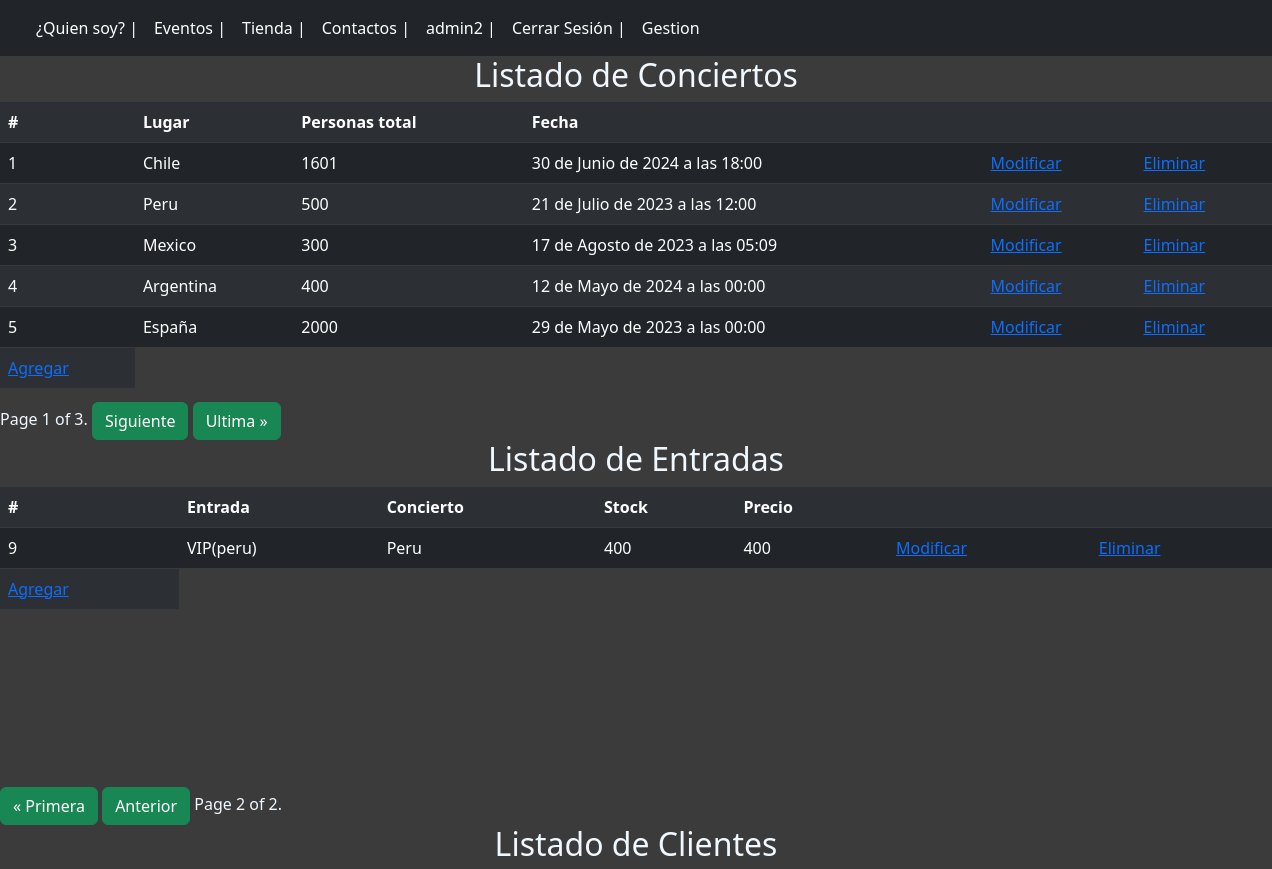
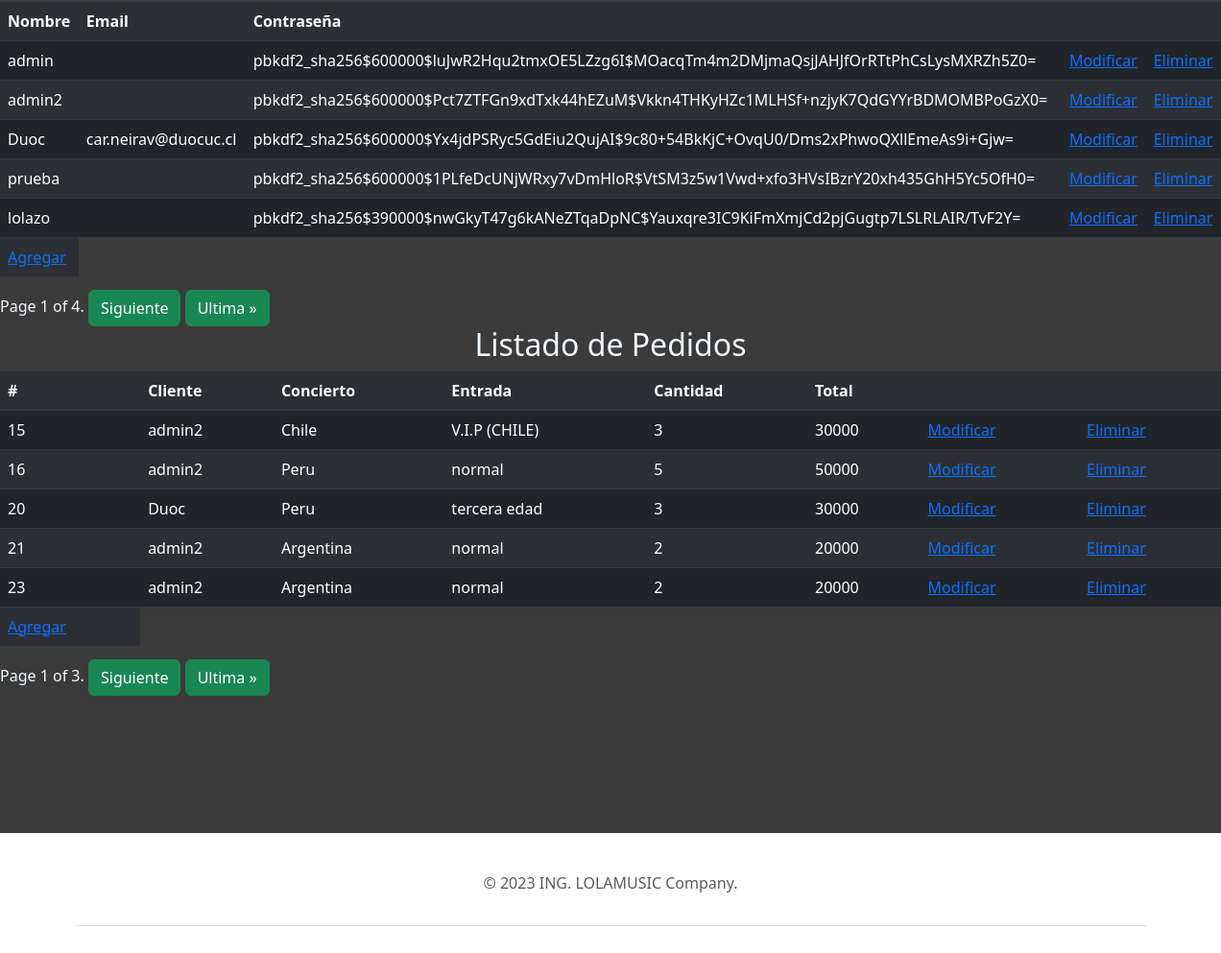
/Gestion/?page_e=2 (signed in), run on the app's committed database (2 pictures, top to bottom).
### core/models.py (models this page shows, shortened)
class Concierto(models.Model):
    id = models.AutoField(primary_key=True)
    lugar = models.CharField(max_length=100,null=False)
    personas_total = models.IntegerField(null=False,validators=[MinValueValidator(0)])
    fecha = models.DateTimeField(null=False)
    def __str__(self):
        return self.lugar

class Entrada(models.Model):
    id = models.AutoField(primary_key=True)
    tipo_entrada = models.CharField(null=False,max_length=200)
    conciert = models.ForeignKey(Concierto,null=False, on_delete=CASCADE)
    stock = models.IntegerField(null=False,validators=[MinValueValidator(0)])
    precio = models.IntegerField(null=False,validators=[MinValueValidator(0)])
    def __str__(self):
        return self.tipo_entrada

class Pedido(models.Model):
    id = models.AutoField(primary_key=True)
    cliente = models.ForeignKey(User,null=False, on_delete=CASCADE)
    Concierto = models.ForeignKey(Concierto,null=False, on_delete=CASCADE)
    entrada = models.ForeignKey(Entrada,null=False, on_delete=CASCADE)
    cantidad = models.IntegerField(null=False,validators=[MinValueValidator(0)])
    objeto_p = Entrada.objects.first()
    precio = Entrada.objects.get(pk=objeto_p.pk).precio
    def total(self):
            resultado = self.precio * self.cantidad
            return resultado

### core/views.py (the view)
# urls.py: path('Gestion/', Gestion, name="Gestion"),
@permission_required('app.add_concierto')
def Gestion(request):
    concierto = Concierto.objects.all()
    Pag_Concierto = Paginator(concierto,5)
    pag_number_C = request.GET.get('page_c')
    concierto = Pag_Concierto.get_page(pag_number_C)
    entrada = Entrada.objects.all()
    Pag_Entrada = Paginator(entrada,5)
    pag_number_E = request.GET.get('page_e')
    entrada = Pag_Entrada.get_page(pag_number_E)
    cliente = User.objects.all()
    Pag_cliente = Paginator(cliente,5)
    pag_number_Cli = request.GET.get('page_cli')
    cliente = Pag_cliente.get_page(pag_number_Cli)
    pedido = Pedido.objects.all()
    Pag_pedido = Paginator(pedido,5)
    pag_number_p = request.GET.get('page_p')
    pedido = Pag_pedido.get_page(pag_number_p)
    data = {
            'Concierto':concierto,
            'Entrada':entrada,
            'Cliente':cliente,
            'Pedido':pedido
    }
    return render(request, 'core/Gestion.html',data)

### core/templates/core/Gestion.html (shortened to what this page needs)
{% extends 'core/base.html' %}
    {% load static %}
    {% block css %}
    <link rel="stylesheet" href="{% static 'core/'%}css/estilo.css">
    <link href="https://cdn.jsdelivr.net/npm/bootstrap@5.3.0-alpha2/dist/css/bootstrap.min.css" rel="stylesheet">
    {% endblock %}
    {% block javaScri %}
      <link rel="stylesheet" href="{% static 'core/'%}js/scrpit.js">
      <link href="https://cdn.jsdelivr.net/npm/bootstrap@5.3.0-alpha2/dist/css/bootstrap.min.css" rel="stylesheet">
    {% endblock %}
{% block body %}
    <center>
        <h2  style="color:aliceblue">Listado de Conciertos</h2>
        <div style="height: 300px;">
            <table class="table table-dark table-striped">
                <tr>
                    <th scope="col">#</th>
                    <th scope="col">Lugar</th>
                    <th scope="col">Personas total</th>
                    <th scope="col">Fecha</th>
                    <th scope="col"></th>
                    <th scope="col"></th>
                </tr>
                {% for i in Concierto %}
                <tr>
                    <td> {{i.id}} </td>
                    <td> {{i.lugar}} </td>
                    <td> {{i.personas_total}} </td>
                    <td> {{i.fecha}} </td>
                    <td><a href="{% url 'ModificarConcierto' i.id %}">Modificar</a></td>
                    <td><a href="{% url 'EliminarC' i.id %}">Eliminar</a></td>
                </tr>
                {% endfor %}
                <tr>
                    <td><a href="{% url 'CrearConcierto' %}">Agregar</a></td>
                </tr>
            </table>
        </div>
            <div class="pagination">
                    <span class="step-links ">
                        <span class="current" style="color:aliceblue">
                            Page {{ Concierto.number }} of {{ Concierto.paginator.num_pages }}.
                        </span>
                        {% if Concierto.has_next %}
                            <a type="button" class="btn btn-success" href="?page_c={{ Concierto.next_page_number }}">Siguiente</a>
                            <a type="button" class="btn btn-success" href="?page_c={{ Concierto.paginator.num_pages }}">Ultima &raquo;</a>
                        {% endif %}
                    </span>
            </div>
        <h2 id="concierto_table" style="color:aliceblue">Listado de Entradas</h2>
        <div style="height: 300px;">
            <table class="table table-dark table-striped">
                <tr>
                    <th scope="col">#</th>
                    <th scope="col">Entrada</th>
                    <th scope="col">Concierto</th>
                    <th scope="col">Stock</th>
                    <th scope="col">Precio</th>
                    <th scope="col"></th>
                    <th scope="col"></th>
                </tr>
                {% for i in Entrada %}
                <tr>
                    <td> {{i.id}} </td>
                    <td> {{i.tipo_entrada}} </td>
                    <td> {{i.conciert}} </td>
                    <td> {{i.stock}} </td>
                    <td> {{i.precio}} </td>
                    <td><a href="{% url 'ModificarEntrada' i.id %}">Modificar</a></td>
                    <td><a href="{% url 'EliminarE' i.id %}">Eliminar</a></td>
                </tr>
                {% endfor %}
                <tr>
                    <td><a href="{% url 'CrearEntrada' %}">Agregar</a></td>
                </tr>
            </table>
        </div>
            <div class="pagination">
                <span class="step-links ">
                    {% if Entrada.has_previous %}
                        <a type="button" class="btn btn-success"  href="?page_e=1">&laquo; Primera </a>
                        <a type="button" class="btn btn-success" href="?page_e={{ Entrada.previous_page_number }},concierto_table">Anterior</a>
                    {% endif %}
                    <span class="current" style="color:aliceblue">
                        Page {{ Entrada.number }} of {{ Entrada.paginator.num_pages }}.
                    </span>
                </span>
            </div>
        <h2 style="color:aliceblue">Listado de Clientes</h2>
        <div style="height: 300px;">
            <table class="table table-dark table-striped">
                <tr>
                    <th scope="col">Nombre</th>
                    <th scope="col">Email</th>
                    <th scope="col">Contraseña</th>
                    <th scope="col"></th>
                    <th scope="col"></th>
                </tr>
                {% for i in Cliente %}
                <tr>
                    <td> {{i.username}} </td>
                    <td> {{i.email}} </td>
                    <td> {{i.password}} </td>
                    <td><a href="{% url 'ModificarCliente' i.username %}">Modificar</a></td>
                    <td><a href="{% url 'EliminarCli' i.username %}">Eliminar</a></td>
                </tr>
                {% endfor %}
                <tr>
                    <td><a href="{% url 'CrearCliente' %}">Agregar</a></td>
                </tr>
            </table>
        </div>
        <div class="pagination">
            <span class="step-links ">
                <span class="current" style="color:aliceblue">
                    Page {{ Cliente.number }} of {{ Cliente.paginator.num_pages }}.
                </span>
                {% if Cliente.has_next %}
                    <a type="button" class="btn btn-success" href="?page_cli={{ Cliente.next_page_number }}">Siguiente</a>
                    <a type="button" class="btn btn-success" href="?page_cli={{ Cliente.paginator.num_pages }}">Ultima &raquo;</a>
                {% endif %}
            </span>
        </div>
        <h2 style="color:aliceblue">Listado de Pedidos</h2>
        <div style="height: 300px;">
            <table class="table table-dark table-striped">
                <tr>
                    <th scope="col">#</th>
                    <th scope="col">Cliente</th>
                    <th scope="col">Concierto</th>
                    <th scope="col">Entrada</th>
                    <th scope="col">Cantidad</th>
                    <th scope="col">Total</th>
                    <th scope="col"></th>
                    <th scope="col"></th>
                </tr>
                {% for i in Pedido %}
                <tr>
                    <td> {{i.id}} </td>
                    <td> {{i.cliente}} </td>
                    <td> {{i.Concierto}} </td>
                    <td> {{i.entrada}} </td>
                    <td> {{i.cantidad}} </td>
                    <td> {{i.total}} </td>
                    <td><a href="{% url 'ModificarPedido' i.id %}">Modificar</a></td>
                    <td><a href="{% url 'EliminarP' i.id %}">Eliminar</a></td>
                </tr>
                {% endfor %}
                <tr>
                    <td><a href="{% url 'CrearPedido' %}">Agregar</a></td>
                </tr>
            </table>
        </div>
        <div class="pagination">
            <span class="step-links ">
                <span class="current" style="color:aliceblue">
                    Page {{ Pedido.number }} of {{ Pedido.paginator.num_pages }}.
                </span>
                {% if Pedido.has_next %}
                    <a type="button" class="btn btn-success" href="?page_p={{ Pedido.next_page_number }}">Siguiente</a>
                    <a type="button" class="btn btn-success" href="?page_p={{ Pedido.paginator.num_pages }}">Ultima &raquo;</a>
                {% endif %}
            </span>
        </div>
    </center>
{% endblock %}

### core/templates/core/base.html (shortened to what this page needs)
<!DOCTYPE html>
<html lang="en">
<head>
    {% load static %}
    {% block css %}
    {% endblock %}
    {% block javaScri %}
    {% endblock %}
    <link href="https://cdn.jsdelivr.net/npm/bootstrap@5.3.0-alpha2/dist/css/bootstrap.min.css" rel="stylesheet">
</head>
<div class="navegador">
    <nav class="navbar navbar-expand-lg bg-dark" data-bs-theme="dark">
        <div class="container-fluid" >
          <div class="collapse navbar-collapse" id="navbarSupportedContent">
            <ul class="navbar-nav me-auto mb-2 mb-lg-0">
              <li class="nav-item">
                <a class="nav-link active" aria-current="page" href="{% url 'info' %}">¿Quien soy?  |</a>
              </li>
              <li class="nav-item">
                <a class="nav-link active" aria-current="page" href="{% url 'eventos' %}">Eventos  |</a>
              </li>
              <li class="nav-item">
                <a class="nav-link active" aria-current="page" href="{% url 'tienda' %}">Tienda  |</a>
              </li>
              <li class="nav-item">
                <a class="nav-link active" aria-current="page" href="{% url 'contactos' %}">Contactos  |</a>
              </li>
              {% if user.is_authenticated %}
              <li class="nav-item">
                <a class="nav-link active" aria-current="page">{{ user.username}}  |</a>
              </li>
              <li class="nav-item">
                <a class="nav-link active" aria-current="page" href="{% url 'logout' %}">Cerrar Sesión  |</a>
              </li>
              {% else %}
              <li class="nav-item">
                <a class="nav-link active" aria-current="page" href="{% url 'login' %}">Login  |</a>
              </li>
              {% endif %}
              {% if perms.app.add_cliente %}
              <li class="nav-item">
                <a class="nav-link active" aria-current="page" href="{% url 'Gestion' %}">Gestion</a>
              </li>
              {% endif %}
            </ul>
          </div>
        </div>
      </nav>
</div>
<body>
    <div class="principal">
      {% block body %}
      {% endblock %}
    </div>
</body>
<div class="container">
  <footer class="py-3 my-4">
    <ul class="nav justify-content-center border-bottom pb-3 mb-3">
    <p class="text-center text-muted">&copy; 2023 ING. LOLAMUSIC Company.</p>
  </footer>
</html>

### core/static/core/css/estilo.css (style rules this page uses)
body { overflow-x:hidden; overflow-y: auto; background-color: rgb(59, 59, 59); }
.principal { background-color: rgb(59, 59, 59); width: 100vw; height: 1681px; }

### data on the page
Concierto: id "1", lugar "Chile", personas_total "1601", fecha "30 de Junio de 2024 a las 18:00"
Concierto: id "2", lugar "Peru", personas_total "500", fecha "21 de Julio de 2023 a las 12:00"
Concierto: id "3", lugar "Mexico", personas_total "300", fecha "17 de Agosto de 2023 a las 05:09"
Concierto: id "4", lugar "Argentina", personas_total "400", fecha "12 de Mayo de 2024 a las 00:00"
Concierto: id "5", lugar "España", personas_total "2000", fecha "29 de Mayo de 2023 a las 00:00"
Entrada: id "9", tipo_entrada "VIP(peru)", conciert "Peru", stock "400", precio "400"
Pedido: id "15", cliente "admin2", Concierto "Chile", entrada "V.I.P (CHILE)", cantidad "3", total "30000"
Pedido: id "16", cliente "admin2", Concierto "Peru", entrada "normal", cantidad "5", total "50000"
Pedido: id "20", cliente "Duoc", Concierto "Peru", entrada "tercera edad", cantidad "3", total "30000"
Pedido: id "21", cliente "admin2", Concierto "Argentina", entrada "normal", cantidad "2", total "20000"
Pedido: id "23", cliente "admin2", Concierto "Argentina", entrada "normal", cantidad "2", total "20000"

### other printed values
{{ user.username }} "admin2"
{{ Concierto.number }} "1"
{{ Concierto.paginator.num_pages }} "3"
{{ Entrada.number }} "2"
{{ Entrada.paginator.num_pages }} "2"
{{ i.username }} "admin"
{{ i.password }} "pbkdf2_sha256$600000$luJwR2Hqu2tmxOE5LZzg6I$MOacqTm4m2DMjmaQsjJAHJfOrRTtPhCsLysMXRZh5Z0="
{{ i.username }} "admin2"
{{ i.password }} "pbkdf2_sha256$600000$Pct7ZTFGn9xdTxk44hEZuM$Vkkn4THKyHZc1MLHSf+nzjyK7QdGYYrBDMOMBPoGzX0="
{{ i.username }} "Duoc"
{{ i.email }} "car.neirav@duocuc.cl"
{{ i.password }} "pbkdf2_sha256$600000$Yx4jdPSRyc5GdEiu2QujAI$9c80+54BkKjC+OvqU0/Dms2xPhwoQXllEmeAs9i+Gjw="
{{ i.username }} "prueba"
{{ i.password }} "pbkdf2_sha256$600000$1PLfeDcUNjWRxy7vDmHloR$VtSM3z5w1Vwd+xfo3HVsIBzrY20xh435GhH5Yc5OfH0="
{{ i.username }} "lolazo"
